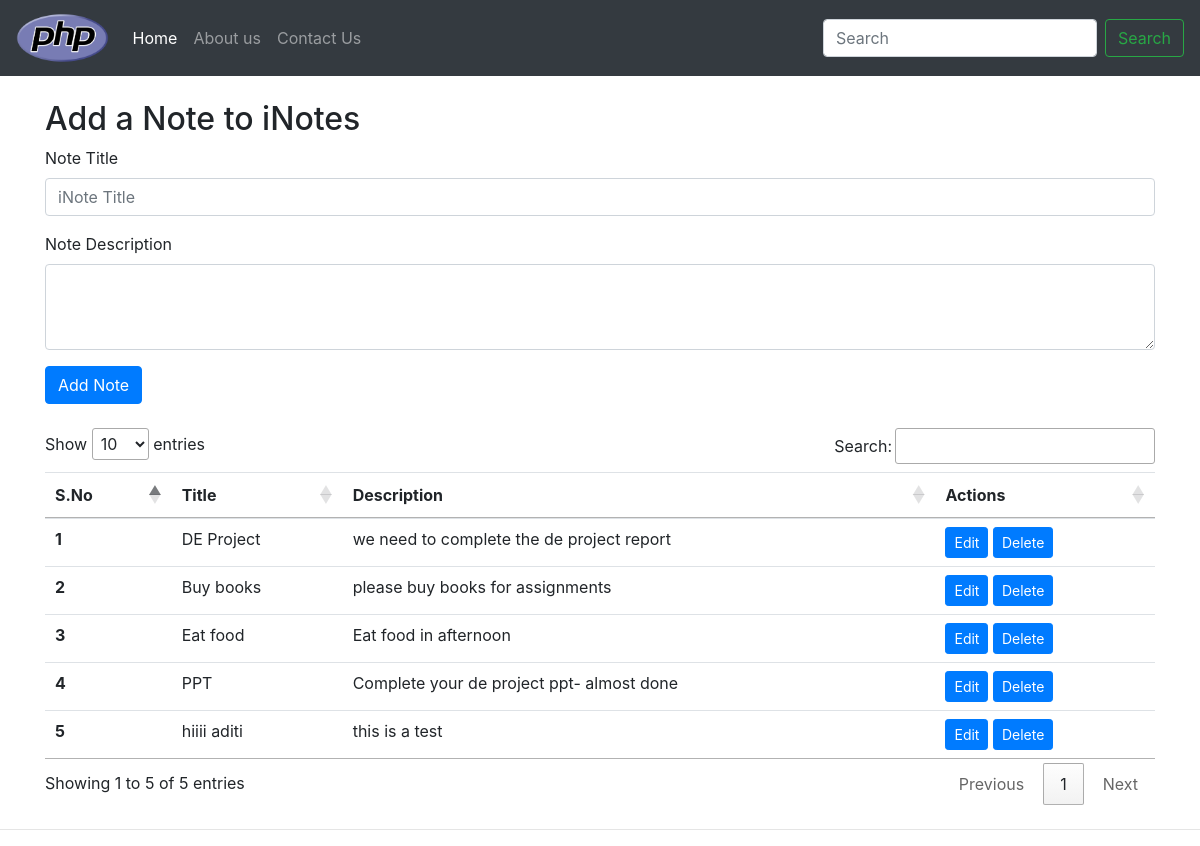
The app's page /32_CRUD_PROJECT/index.php with its own data.
### tables this page shows
CREATE TABLE `notes` (
  `srno` int(11) NOT NULL,
  `title` varchar(50) NOT NULL,
  `description` text NOT NULL,
  `tstamp` datetime(6) NOT NULL DEFAULT current_timestamp(6)
);

### 32_CRUD_PROJECT/index.php (the view, shortened to what this page needs)
<?php
$servername = "localhost";
$username = "root";
$password = "";
$database = "inotes";
$conn = mysqli_connect($servername, $username, $password, $database);
?>
<!DOCTYPE html>
<html lang="en">
<head>
  <link rel="stylesheet" href="https://cdn.jsdelivr.net/npm/bootstrap@4.0.0/dist/css/bootstrap.min.css" />
  <link rel="stylesheet" href="//cdn.datatables.net/1.13.1/css/jquery.dataTables.min.css">
</head>
<body>
  <nav class="navbar navbar-expand-lg navbar-dark bg-dark">
    <a class="navbar-brand" href="./index.php"><img src="./img/PHP-logo.svg.png" alt="logo" height="50px"></a>
    <div class="collapse navbar-collapse" id="navbarSupportedContent">
      <ul class="navbar-nav mr-auto">
        <li class="nav-item active">
          <a class="nav-link" href="./index.php">Home <span class="sr-only">(current)</span></a>
        </li>
        <li class="nav-item">
          <a class="nav-link" href="#">About us</a>
        </li>
        <li class="nav-item">
          <a class="nav-link" href="#">Contact Us</a>
        </li>
      </ul>
      <form class="form-inline my-2 my-lg-0">
        <input class="form-control mr-sm-2" type="search" placeholder="Search" aria-label="Search" />
        <button class="btn btn-outline-success my-2 my-sm-0" type="submit">
          Search
        </button>
      </form>
    </div>
  </nav>
  <div class="container my-4">
    <h2>Add a Note to iNotes</h2>
    <form action="./index.php" method="POST">
      <div class="form-group">
        <label for="title">Note Title</label>
        <input type="text" class="form-control" id="title" name="title" aria-describedby="notes" placeholder="iNote Title">
      </div>
      <div class="form-group">
        <label for="description">Note Description</label>
        <textarea class="form-control" id="description" name="description" rows="3"></textarea>
      </div>
      <button type="submit" class="btn btn-primary">Add Note</button>
    </form>
  </div>
  <div class="container my-4">
    <table class="table" id="myTable">
      <thead>
        <tr>
          <th scope="col">S.No</th>
          <th scope="col">Title</th>
          <th scope="col">Description</th>
          <th scope="col">Actions</th>
        </tr>
      </thead>
      <tbody>
        <?php
        $sql = "SELECT * FROM `notes`";
        $result = mysqli_query($conn, $sql);
        $num = mysqli_num_rows($result);
        $srno = 0;
        if ($num > 0) {
          while ($row =  mysqli_fetch_assoc($result)) {
            $srno = $srno + 1;
            echo
            "<tr>
            <th scope='row'>$srno</th>
            <td> " . $row['title'] . "</td>
            <td>" . $row['description'] . "</td>
            <td><button class='edit btn btn-sm btn-primary' id=" . $row['srno'] . ">Edit</button> <button class='delete btn btn-sm btn-primary' id=d" . $row['srno'] . ">Delete</button></td>
            </tr>";
          }
        }
        ?>
      </tbody>
    </table>
  </div>
  <hr>
</body>
</html>

### records on screen
notes: title "DE Project", description "we need to complete the de project report"
notes: title "Buy books", description "please buy books for assignments"
notes: title "Eat food", description "Eat food in afternoon"
notes: title "PPT", description "Complete your de project ppt- almost done"
notes: title "hiiii aditi", description "this is a test"
